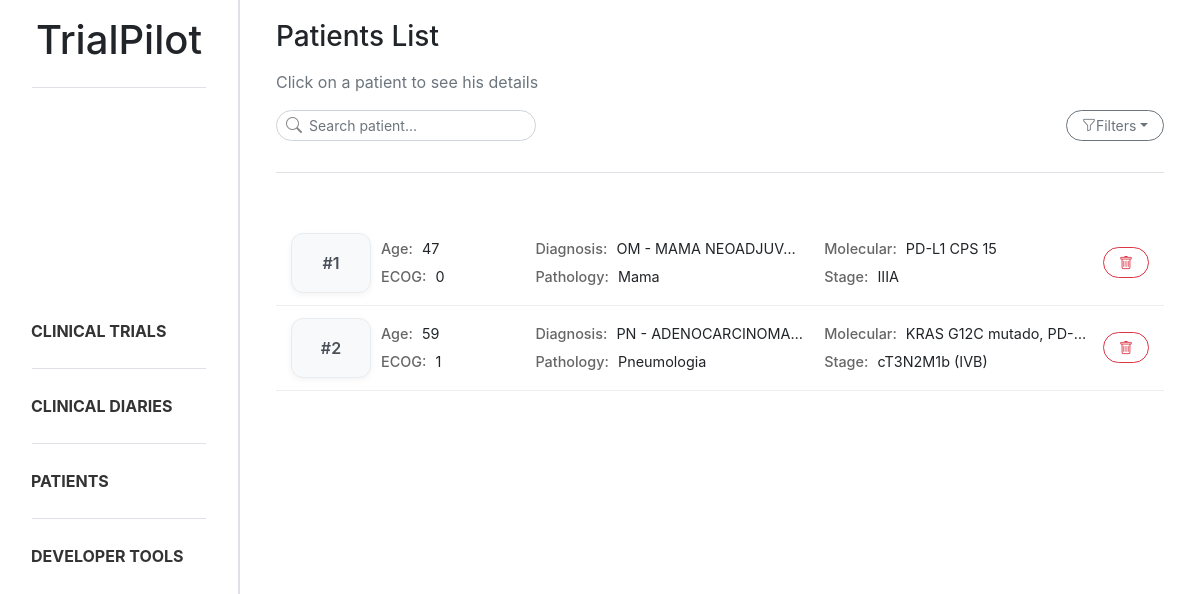
The page /patients/ on the database as committed earlier.
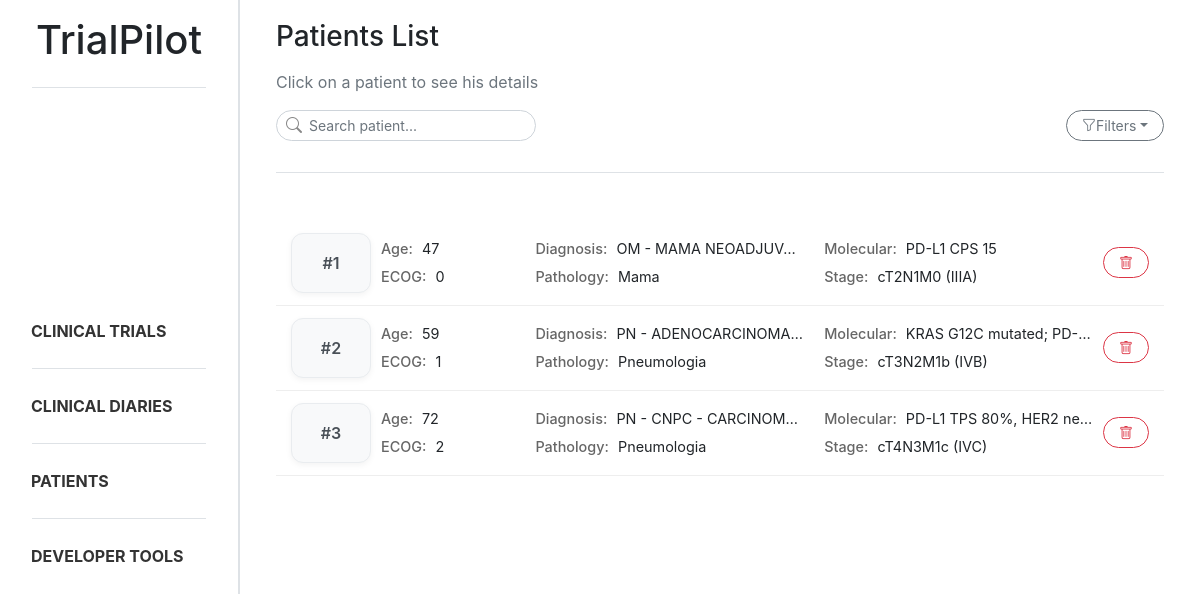
The same page on the database as committed later.
### trialpilot/models.py (models this page shows, shortened)
class Patient_profile(models.Model):
    class GenderType(models.TextChoices):
        MALE = "male", "Male"
        FEMALE = "female", "Female"
    class pathologyGroupType(models.TextChoices):
        CABECAPESCOCO = "cabeca_pescoco", "Cabeça e Pescoço"
        DERMATOLOGIA = "dermatologia", "Dermatologia"
        DIGESTIVO = "digestivo", "Digestivo"
        GINECOLOGIA = "ginecologia", "Ginecologia"
        MAMA = "mama", "Mama"
        ONCOLOGIA_PEDIATRICA = "oncologia_pediatrica", "Oncologia Pediátrica"
        PELE = "pele", "Pele"
        PNEUMOLOGIA = "pneumologia", "Pneumologia"
        SNC = "snc", "Tumores do Sistema Nervoso Central"
        TNE = "tne", "Tumores Neuroendócrinos"
    document = models.ForeignKey(Document, on_delete=models.CASCADE, related_name="patient_profiles")
    age = models.IntegerField(null=True, blank=True)
    gender = models.CharField(max_length=10, choices=GenderType.choices, null=True, blank=True)
    ecog_ps = models.IntegerField(null=True, blank=True)
    diagnosis = models.CharField(max_length=255, null=True, blank=True)
    diagnosis_date = models.DateField(null=True, blank=True)
    molecular_status = models.CharField(max_length=255, null=True, blank=True)
    stage = models.CharField(max_length=50, null=True, blank=True)
    control = models.CharField(max_length=255, null=True, blank=True)
    created_at = models.DateTimeField(auto_now_add=True)
    pathology_group = models.CharField(max_length=255, null=True, blank=True, choices=pathologyGroupType.choices)

### trialpilot/views.py (the view, shortened to what this page needs)
# urls.py: path('patients/', patient_list, name='patient_list'),
def patient_list(request):
    search = request.GET.get("search", "").strip()
    stage = request.GET.get("stage", "").strip()
    molecular_status = request.GET.get("molecular_status", "").strip()
    pathology_group = request.GET.get("pathology_group", "")
    diagnosis = request.GET.get("diagnosis", "")
    patients = Patient_profile.objects.all()
    if stage:
        patients = patients.filter(stage__icontains=stage)
    if molecular_status:
        patients = patients.filter(molecular_status__icontains=molecular_status)
    if pathology_group:
        patients = patients.filter(
            pathology_group=pathology_group
        )
    if diagnosis:
        patients = patients.filter(
            diagnosis__icontains=diagnosis
        )
    patient_data = []
    for patient in patients:
        treatments = Treatment.objects.filter(patient=patient)
        analysis_qs = Analysis.objects.filter(patient=patient)
        patient.json_analysis = json.dumps(serialize_analysis(analysis_qs))
        patient_data.append((patient, treatments))
    for patient in patients:
        print("[PATIENT ANALYSIS]", patient.json_analysis)
    return render(request, 'trialpilot/patient_list.html', {
        'patient_data': patient_data,
        'search': search,
        'stage': stage,
        'molecular_status': molecular_status,
        'diagnosis_options': DIAGNOSIS_OPTIONS
    })

### trialpilot/views.py (called while the page is built)
def serialize_analysis(analysis_qs):
    if not analysis_qs:
        return {}
    result = {}
    for a in analysis_qs:
        result[a.name] = {
            "value": a.value,
            "unit": a.unit
        }
    return result

### trialpilot/templates/trialpilot/patient_list.html (shortened to what this page needs)
{% extends "trialpilot/base.html" %}
{% block content %}
<div class="d-flex flex-column mb-4 ml-3 mr-3">
    <h3 class="mb-3">Patients List</h3>
    <p class="text-muted">Click on a patient to see his details</p>
    <div class="d-flex justify-content-between align-items-center mb-3">
        <form method="GET">
            <div class="position-relative" style="width:260px">
                <i class="bi bi-search position-absolute"
                    style="left:10px; top:50%; transform:translateY(-50%); color:#888;"></i>
                <input type="text" name="search" class="form-control form-control-sm rounded-ui"
                    style="padding-left: 32px;" placeholder="Search patient...">
            </div>
        </form>
        <div class="dropdown me-2">
            <button class="btn btn-outline-secondary btn-sm rounded-ui dropdown-toggle d-flex align-items-center gap-2"
                type="button" data-bs-toggle="dropdown" aria-expanded="false">
                <i class="bi bi-funnel"></i>
                Filters
            </button>
        </div>
    </div>
    <div class="sidebar-divider mb-4"></div>
</div>
<div class="patient-list ml-3 mr-3">
    {% for patient, treatments in patient_data %}
    <div class="patient-card patient-card-trigger" data-id="{{ patient.id }}" data-age="{{ patient.age }}"
        data-gender="{{ patient.get_gender_display }}" data-ecog="{{ patient.ecog_ps }}" data-diagnosis="{{ patient.diagnosis }}"
        data-date="{{ patient.diagnosis_date }}" data-molecular="{{ patient.molecular_status }}"
        data-stage="{{ patient.stage }}" data-pathology_group="{{ patient.get_pathology_group_display }}" data-control="{{ patient.control }}" data-treatments='[
        {% for t in treatments %}
            {
                "name": "{{ t.treatment_name|escapejs }}",
                "start": "{{ t.start_date }}",
                "end": "{{ t.end_date|default:"Ongoing" }}"
            }{% if not forloop.last %},{% endif %}
        {% endfor %}
     ]' data-analysis='{{ patient.json_analysis|safe }}'>
        <div class="patient-layout">
            <div class="patient-id">
                #{{ patient.id }}
            </div>
            <div class="patient-grid">
                <div><strong>Age:</strong> {{ patient.age }}</div>
                <div><strong>Diagnosis:</strong> {{ patient.diagnosis }}</div>
                <div><strong>Molecular:</strong> {{ patient.molecular_status }}</div>
                <div><strong>ECOG:</strong> {{ patient.ecog_ps }}</div>
                <div><strong>Pathology:</strong> {{ patient.get_pathology_group_display }}</div>
                <div><strong>Stage:</strong> {{ patient.stage }}</div>
            </div>
            <div class="patient-actions">
                <button class="btn btn-outline-danger btn-sm reset-btn rounded-ui"
                    data-document-id="{{ patient.document.id }}" data-patient-id="{{ patient.id }}">
                    <i class="bi bi-trash"></i>
                </button>
            </div>
        </div>
    </div>
    {% endfor %}
</div>
{% endblock %}

Rows that differ between the two databases and show on the page:
changed Patient_profile "PD-L1 CPS 15": stage "IIIA" → "cT2N1M0 (IIIA)"
changed Patient_profile "cT3N2M1b (IVB)": molecular_status "KRAS G12C mutado, PD-…" → "KRAS G12C mutated; PD-…"
added Patient_profile: id "3", age "72", diagnosis "PN - CNPC - CARCINOM…", molecular_status "PD-L1 TPS 80%, HER2 ne…", ecog_ps "2", pathology_group "Pneumologia", stage "cT4N3M1c (IVC)"
